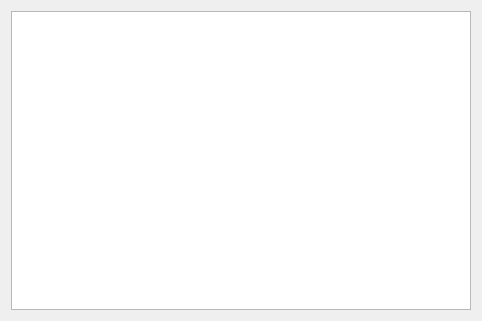
<?xml version="1.0" encoding="UTF-8"?>
<ui version="4.0">
 <class>productTableView</class>
 <widget class="QWidget" name="productTableView">
  <property name="geometry">
   <rect>
    <x>0</x>
    <y>0</y>
    <width>482</width>
    <height>321</height>
   </rect>
  </property>
  <property name="windowTitle">
   <string>Form</string>
  </property>
  <layout class="QHBoxLayout" name="horizontalLayout">
   <item>
    <widget class="QTableView" name="tableView"/>
   </item>
  </layout>
 </widget>
 <resources/>
 <connections/>
</ui>
